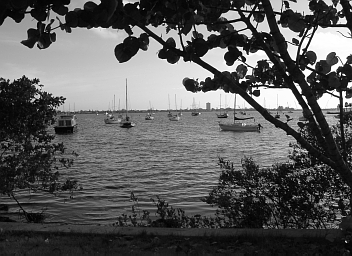
%> input picture Final exam/Problem_2/problem_two.tif, 352 x 256 px
$ octave problem2.m   (GNU Octave 9; MATLAB toolbox functions it lacks are replaced by stand-ins)
%> lines starting %> are read from the running program, lines starting %| are printed output that depends on the picture
clear;
clc;
%%
a = imread('problem_two.tif');
%> a is the input picture: size 256x352 uint8; min 0, max 255, mean 89.8
%% Histogram
[row col]=size(a);
%> row = 256; col = 352
ah=uint8(zeros(row,col));
n=row * col;
%> n = 90112
L = zeros(256,1);
freq=zeros(256,1);
pdf=zeros(256,1);
cdf=zeros(256,1);
cum=zeros(256,1);
out=zeros(256,1);
%% PDF
for r=1:row
    for c=1:col
        value=a(r,c);
        freq(value+1)=freq(value+1)+1;
        pdf(value+1)=freq(value+1)/n;
    end
end
%> after the loop, freq = 256 values, max 1689 at index 17, min 0 at index 256, mean 352; pdf = 256 values, max 0.0187 at index 17, min 0 at index 256, mean 0.00391
%% CDF & Quantization
sum=0;
L=256;
for i=1:size(pdf)
    sum=sum+freq(i);
    cum(i)=sum;
    cdf(i)=cum(i)/n;
    q(i)=round(cdf(i)*(L-1));
end
%> this loop made 256 passes
%> sum on passes 1 to 3: 127, 183, 272
%> after the loop, cdf = 256 values from 0.00141 to 1; cum = 256 values from 127 to 90112; q = 256 values from 0 to 255; sum = 90112
%% Output - Original Image
subplot(131)
imshow(a);
title('Original image')
subplot(132)
stem(freq)
title('Histogram')
subplot(133)
stem(cdf)
title('Cumulative Histogram')
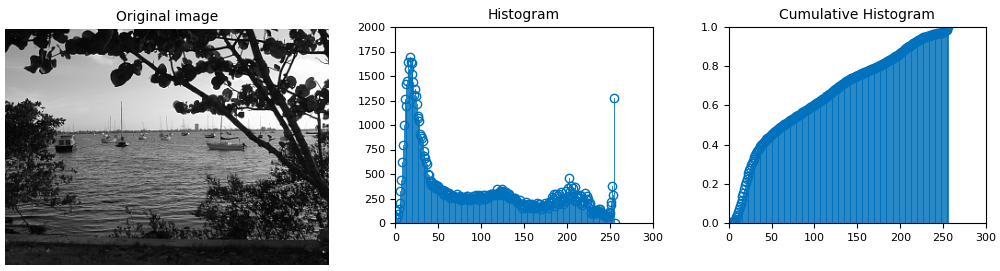
%> figure redrawn from the program's plot data, 3 panels
%% Reconstruct
for r=1:row
    for c=1:col
        ah(r,c)=q(a(r,c)+1);
    end
end
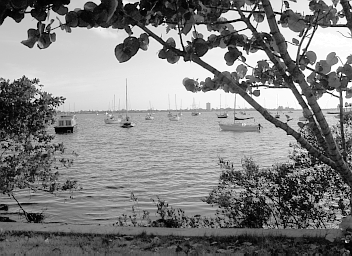
%> ah: size 256x352 uint8; min 0, max 255, mean 128.4
%% Histogram
[row col]=size(ah);
n=row * col;
L = zeros(256,1);
freq=zeros(256,1);
pdf=zeros(256,1);
cdf=zeros(256,1);
cum=zeros(256,1);
out=zeros(256,1);
%% PDF
for r=1:row
    for c=1:col
        value=ah(r,c);
        freq(value+1)=freq(value+1)+1;
        pdf(value+1)=freq(value+1)/n;
    end
end
%> after the loop, freq = 256 values, max 1689 at index 41, min 0 at index 6, mean 352; pdf = 256 values, max 0.0187 at index 41, min 0 at index 6, mean 0.00391
%% CDF & Quantization
sum=0;
L=256;
for i=1:size(pdf)
    sum=sum+freq(i);
    cum(i)=sum;
    cdf(i)=cum(i)/n;
    q(i)=round(cdf(i)*(L-1));
end
%> this loop made 256 passes
%> sum on passes 1 to 3: 127, 412, 617
%> after the loop, sum = 90112
%% Output - Transformed Image
subplot(131)
imshow(ah);
title('Transformed image')
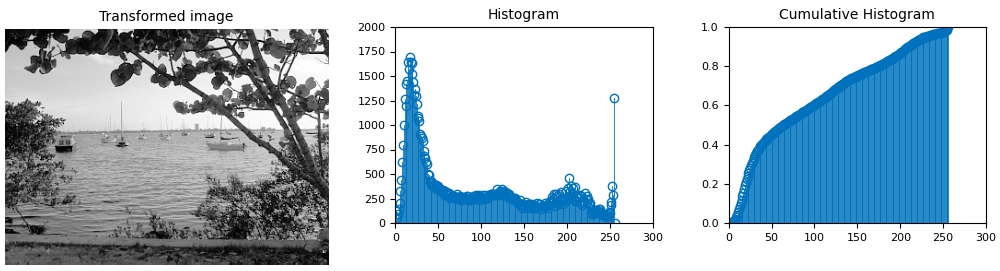
%> figure redrawn from the program's plot data, 3 panels
subplot(132)
stem(freq)
title('Histogram')
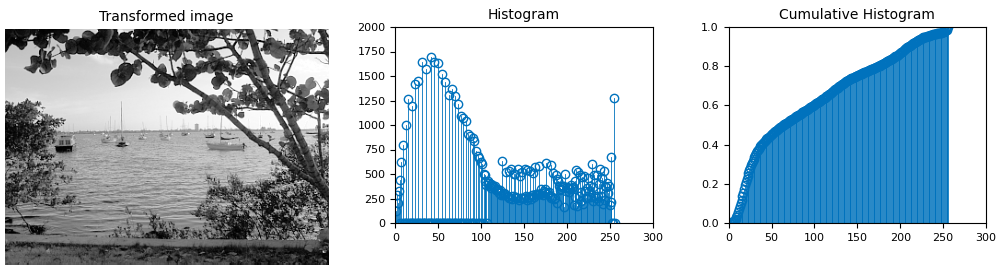
%> figure redrawn from the program's plot data, 3 panels
subplot(133)
stem(cdf)
title('Cumulative Histogram')
%% Comparison between transformed image obtained from implemented and built-in function
subplot(2,2,1)
imshow(ah)
title('Transformed image - Implemented function')
subplot(2,2,2)
stem(freq)
title('Transformed image histogram - Implemented function')
subplot(2,2,3)
imshow(histeq(a,255))
title('Transformed image - Builtin Function')
subplot(2,2,4)
stem(imhist(histeq(a,255)))
title('Transformed image histogram - Builtin Function')
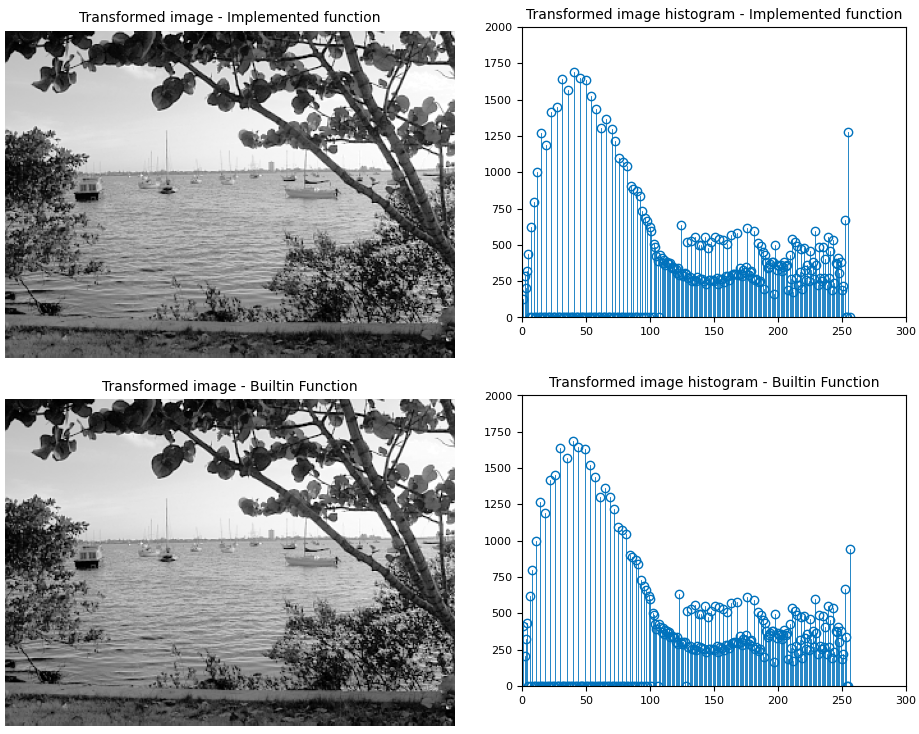
%> figure redrawn from the program's plot data, 4 panels
